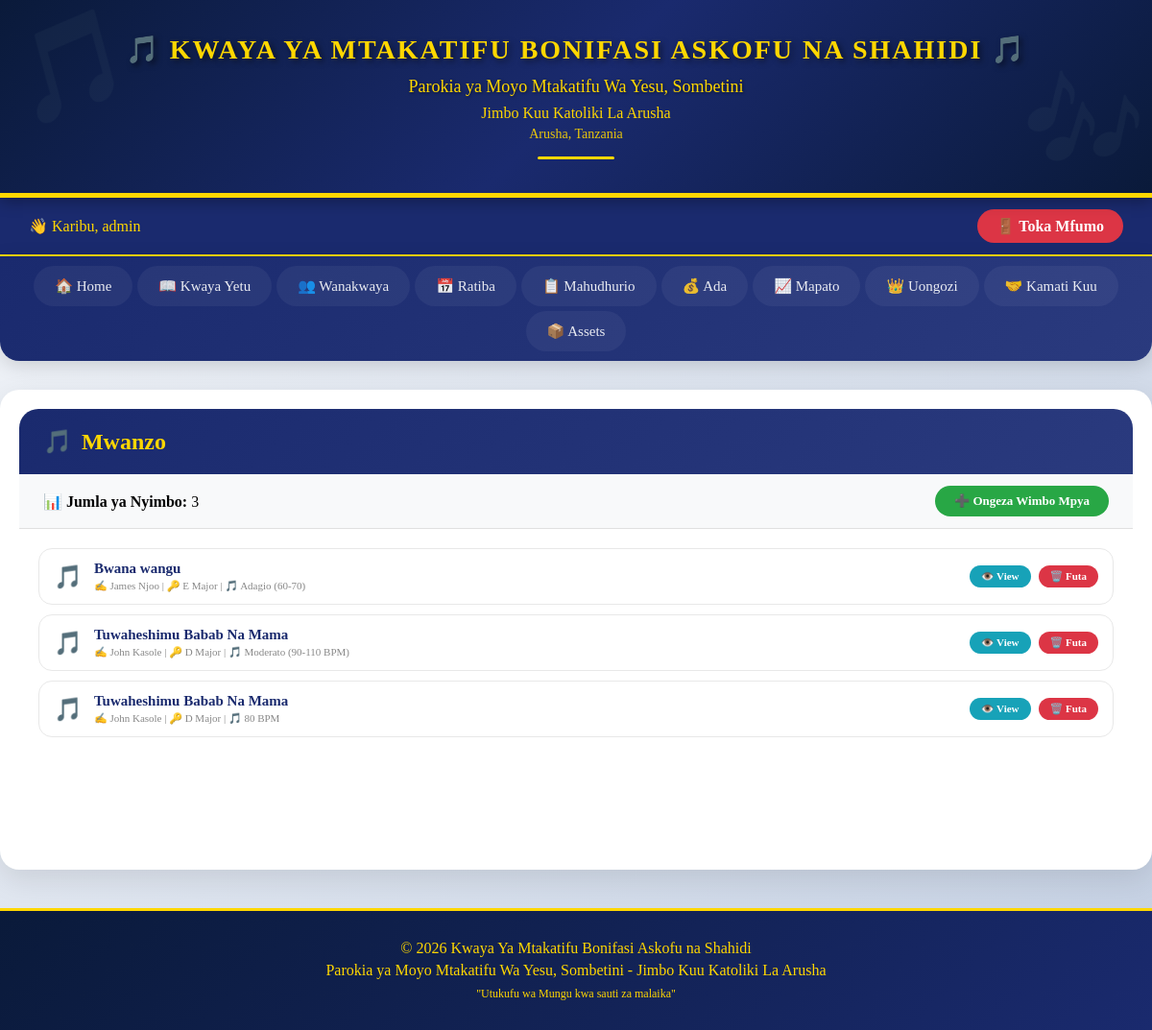
Screenshot of /ratiba/makundi/Mwanzo (signed in) with the database file from the repository.
### tables this page shows
CREATE TABLE nyimbo (
            id INTEGER PRIMARY KEY AUTOINCREMENT,
            jina TEXT NOT NULL,
            mtunzi TEXT,
            maneno TEXT,
            key TEXT,
            time_signature TEXT,
            tempo TEXT,
            kundi TEXT NOT NULL,
            nota_pdf TEXT,
            midi_file TEXT,
            tarehe_ongezwa DATE DEFAULT CURRENT_DATE
        );

### app.py (the view)
@app.route('/ratiba/makundi/<kundi>')
def ratiba_makundi_nyimbo(kundi):
    if 'user_id' not in session:
        return redirect(url_for('login'))
    with get_db() as conn:
        nyimbo = conn.execute("SELECT * FROM nyimbo WHERE kundi = ? ORDER BY id DESC", (kundi,)).fetchall()
    return render_template('makundi_nyimbo.html', kundi=kundi, nyimbo=nyimbo)

### app.py (called while the page is built)
def get_db():
    conn = sqlite3.connect(DATABASE)
    conn.row_factory = sqlite3.Row
    return conn

### templates/makundi_nyimbo.html (shortened to what this page needs)
{% extends "base.html" %}
{% block content %}
<div class="category-header">
    <h1>
        <span>🎵</span> {{ kundi }}
    </h1>
</div>
<div class="category-stats">
    <div>
        📊 <strong>Jumla ya Nyimbo:</strong> {{ nyimbo|length }}
    </div>
    <div>
        <a href="{{ url_for('ratiba_ongezwa_wimbo') }}" class="add-btn">➕ Ongeza Wimbo Mpya</a>
    </div>
</div>
<div class="songs-grid">
    {% if nyimbo %}
        {% for w in nyimbo %}
        <div class="song-card">
            <div class="song-info">
                <div class="song-icon">🎵</div>
                <div class="song-details">
                    <div class="song-title">{{ w.jina }}</div>
                    <div class="song-meta">
                        {% if w.mtunzi %}✍️ {{ w.mtunzi }} | {% endif %}
                        {% if w.key %}🔑 {{ w.key }} | {% endif %}
                        {% if w.tempo %}🎵 {{ w.tempo }}{% endif %}
                    </div>
                </div>
            </div>
            <div class="song-actions">
                <a href="{{ url_for('ratiba_view_wimbo', id=w.id) }}" class="view-btn">👁️ View</a>
                <a href="{{ url_for('ratiba_futa_wimbo', id=w.id) }}" class="delete-btn" onclick="return confirm('Una uhakika unataka kufuta wimbo huu?')">🗑️ Futa</a>
            </div>
        </div>
        {% endfor %}
    {% else %}
        <div class="empty-state">
            <i>📭</i>
            <p>Hakuna nyimbo zilizorekodiwa bado</p>
            <a href="{{ url_for('ratiba_ongezwa_wimbo') }}" style="color: #28a745;">➕ Ongeza Wimbo Mpya</a>
        </div>
    {% endif %}
</div>
{% endblock %}

### templates/base.html (shortened to what this page needs)
<!DOCTYPE html>
<html lang="sw">
<head>
</head>
<body>
    <div class="header">
        <h1>🎵 KWAYA YA MTAKATIFU BONIFASI ASKOFU NA SHAHIDI 🎵</h1>
        <h2>Parokia ya Moyo Mtakatifu Wa Yesu, Sombetini</h2>
        <h3>Jimbo Kuu Katoliki La Arusha</h3>
        <p>Arusha, Tanzania</p>
        <div class="gold-border"></div>
    </div>
    {% if session.user_id %}
    <div class="user-bar">
        <div class="user-welcome">👋 Karibu, {{ session.username }}</div>
        <a href="{{ url_for('logout') }}" class="logout-btn">🚪 Toka Mfumo</a>
    </div>
    <div class="nav">
        <ul class="nav-menu">
            <li><a href="{{ url_for('dashboard') }}">🏠 Home</a></li>
            <li class="dropdown">
                <a href="#">📖 Kwaya Yetu</a>
            </li>
            <li><a href="{{ url_for('wanakwaya') }}">👥 Wanakwaya</a></li>
            <li class="dropdown">
                <a href="#">📅 Ratiba</a>
            </li>
            <li><a href="#">📋 Mahudhurio</a></li>
            <li><a href="#">💰 Ada</a></li>
            <li><a href="#">📈 Mapato</a></li>
            <li><a href="#">👑 Uongozi</a></li>
            <li><a href="#">🤝 Kamati Kuu</a></li>
            <li><a href="#">📦 Assets</a></li>
        </ul>
    </div>
    {% endif %}
    <div class="container">
        {% block content %}{% endblock %}
    </div>
    <div class="footer">
        <p>© 2026 Kwaya Ya Mtakatifu Bonifasi Askofu na Shahidi</p>
        <p>Parokia ya Moyo Mtakatifu Wa Yesu, Sombetini - Jimbo Kuu Katoliki La Arusha</p>
        <p style="font-size: 12px; margin-top: 8px;">"Utukufu wa Mungu kwa sauti za malaika"</p>
    </div>
</body>
</html>

### templates/base.html (style rules this page uses)
* { margin: 0; padding: 0; box-sizing: border-box; }
body { font-family: 'Times New Roman', Times, serif; background: linear-gradient(135deg, #f5f7fa 0%, #c3cfe2 100%); min-height: 100vh; }
.header { background: linear-gradient(135deg, #0a1a3a 0%, #1a2a6e 50%, #0a1a3a 100%); padding: 35px 20px; text-align: center; border-bottom: 5px solid #FFD700; box-shadow: 0 4px 15px rgba(0,0,0,0.3); position: relative; overflow: hidden; }
.header::before { content: "🎵"; position: absolute; font-size: 100px; left: 10px; top: 10px; opacity: 0.1; transform: rotate(-15deg); }
.header::after { content: "🎶"; position: absolute; font-size: 100px; right: 10px; bottom: 10px; opacity: 0.1; transform: rotate(15deg); }
.header h1 { font-family: 'Times New Roman', Times, serif; font-size: 28px; font-weight: bold; color: #FFD700; text-shadow: 3px 3px 6px rgba(0,0,0,0.5); letter-spacing: 2px; margin-bottom: 12px; }
.header h2 { font-family: 'Times New Roman', Times, serif; font-size: 18px; color: #FFD700; font-weight: normal; text-shadow: 1px 1px 3px rgba(0,0,0,0.5); margin-bottom: 8px; }
.header h3 { font-family: 'Times New Roman', Times, serif; font-size: 16px; color: #FFD700; font-weight: normal; margin-bottom: 5px; }
.header p { font-family: 'Times New Roman', Times, serif; font-size: 14px; color: #FFD700; opacity: 0.9; }
.gold-border { width: 80px; height: 3px; background: #FFD700; margin: 15px auto 0; border-radius: 2px; }
.user-bar { background: #1a2a6e; padding: 12px 30px; display: flex; justify-content: space-between; align-items: center; flex-wrap: wrap; border-bottom: 2px solid #FFD700; }
.user-welcome { color: #FFD700; font-size: 16px; font-family: 'Times New Roman', Times, serif; }
.logout-btn { background: #dc3545; color: white; padding: 8px 20px; border-radius: 25px; text-decoration: none; font-weight: bold; transition: all 0.3s; }
.nav { background: linear-gradient(135deg, #1a2a6e 0%, #2a3a7e 100%); padding: 0; position: sticky; top: 0; z-index: 1000; box-shadow: 0 4px 20px rgba(0,0,0,0.15); border-radius: 0 0 20px 20px; }
.nav-menu { max-width: 1400px; margin: 0 auto; display: flex; justify-content: center; flex-wrap: wrap; list-style: none; gap: 5px; padding: 10px 20px; }
.nav-menu > li { position: relative; }
.nav-menu > li > a { display: block; color: rgba(255, 255, 255, 0.9); text-decoration: none; padding: 12px 22px; font-size: 15px; font-weight: 500; font-family: 'Times New Roman', Times, serif; transition: all 0.3s ease; border-radius: 50px; background: rgba(255, 255, 255, 0.05); }
.container { max-width: 1400px; margin: 30px auto; padding: 20px; background: white; border-radius: 20px; box-shadow: 0 10px 30px rgba(0,0,0,0.1); min-height: 500px; }
.footer { background: linear-gradient(135deg, #0a1a3a 0%, #1a2a6e 100%); color: #FFD700; text-align: center; padding: 25px; margin-top: 40px; border-top: 3px solid #FFD700; }
.footer p { margin: 5px 0; }

### rows the page displays
nyimbo: jina "Bwana wangu", mtunzi "James Njoo", key "E Major", tempo "Adagio (60-70)"
nyimbo: jina "Tuwaheshimu Babab Na Mama", mtunzi "John Kasole", key "D Major", tempo "Moderato (90-110 BPM)"
nyimbo: jina "Tuwaheshimu Babab Na Mama", mtunzi "John Kasole", key "D Major", tempo "80 BPM"

### other values shown
{{ session.username }} "admin"
{{ kundi }} "Mwanzo"
{{ nyimbo|length }} "3"
